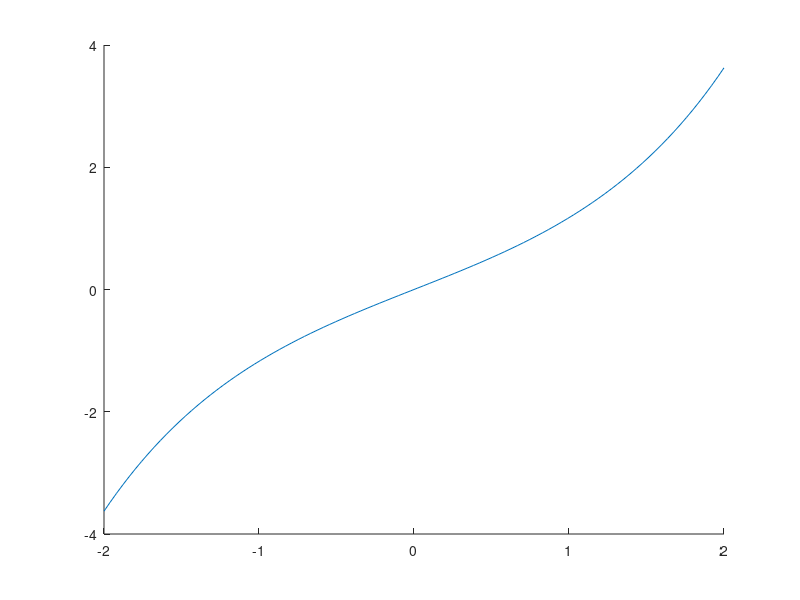

The MATLAB script that drew this image: (Note: this script raises an error after producing the figure.)
%question 1(b) - plot f(x) = sinh(x);
x = linspace(-2,2,100);
y = sinh(x);


hold on
plot(x,y);


disp(cosh(2)-cosh(-1));

%1c
%syms b
% solve(sinh(acosh(b)) - b * (acosh(b)) == 2*b - sinh(2),b)
% b = 1.60023



%1d
%fp1 = 2 * cosh(2) + 2 * cosh(-2) - sinh(2) + sinh(-2)
%fp2 = (4-1/3)*cosh(2) - (4-1/3)*cosh(-2) - 2 * (2 * sinh(2) + 2 * sinh(-2) - (cosh(2) - cosh(-2)))

syms x1;
%f = symfun(1.60023 *x1, [x1]);
f = symfun(1.4616 *x1, [x1]);
plot(x,cosh(x));

% syms x1;
% f = symfun(1.6 *x1, [x1]);
% plot(x,f(y));
%hold off